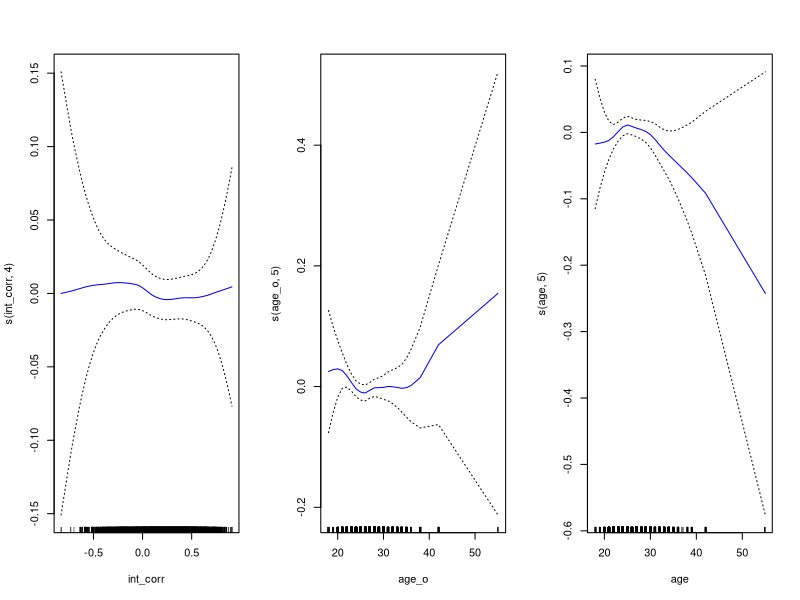
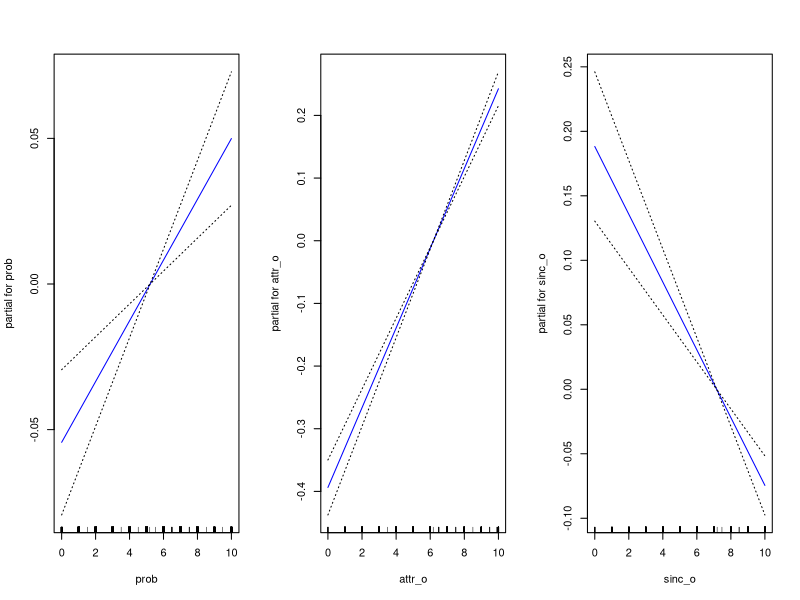
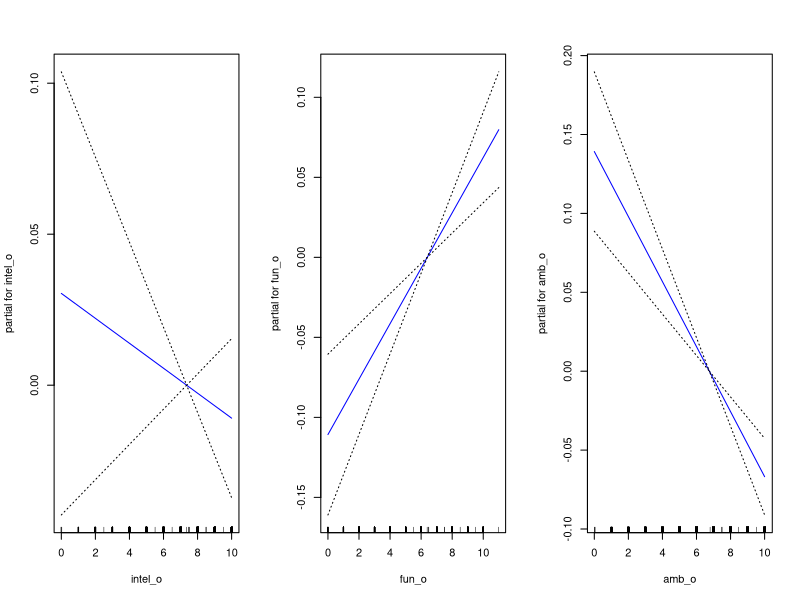
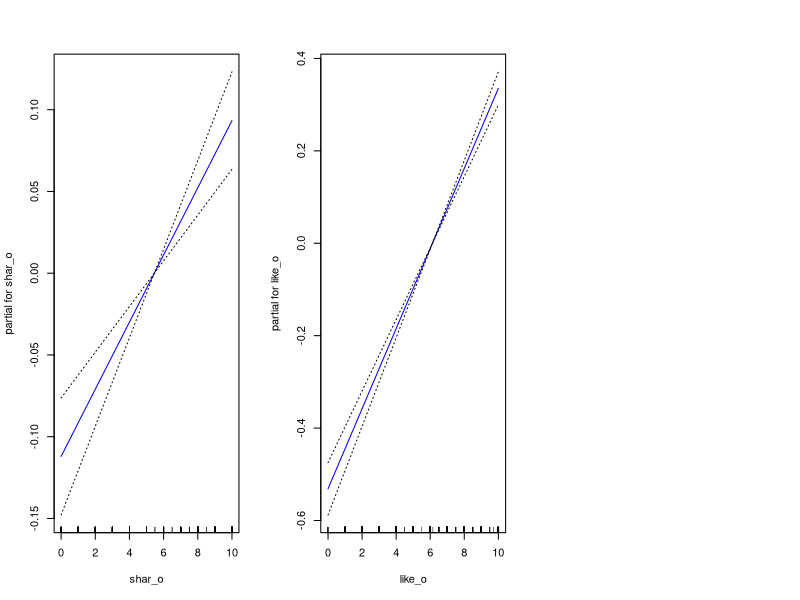

Generate these figures, in order, with R: (Note: this script raises an error after producing the figures.)
library(readr)
library(class)

# set.seed(1)

Speed_Dating_Data <- read.csv("Speed Dating Data.csv")
# View(Speed_Dating_Data)

columns_kept <- c("gender", "round", "order", "int_corr", "samerace", "age_o", 
                  "dec_o", "attr_o", "sinc_o", "intel_o", "fun_o", "amb_o", 
                  "shar_o", "like_o", 'age', "prob")

filtered_speed_dating <- Speed_Dating_Data[, columns_kept]
sum(is.na(filtered_speed_dating))
# filtered_speed_dating[is.na(filtered_speed_dating),]
filtered_speed_dating <- filtered_speed_dating[complete.cases(filtered_speed_dating), ]
sum(is.na(filtered_speed_dating))
attach(filtered_speed_dating)

library(splines)
gam1=lm(dec_o~ns(int_corr,4)+ns(age_o,5)+ns(age,5)+prob+attr_o+sinc_o
        +intel_o+fun_o+amb_o+shar_o+like_o,data=filtered_speed_dating)

library(gam)
gam.m3=gam(dec_o~s(int_corr,4)+s(age_o,5)+s(age,5)+prob+attr_o+sinc_o
           +intel_o+fun_o+amb_o+shar_o+like_o,data=filtered_speed_dating)

par(mfrow=c(1,3))
plot(gam.m3, se=TRUE,col="blue")
plot.gam(gam1, se=TRUE, col="red")


gam.m1=gam(dec_o~s(age,5)+prob,data=filtered_speed_dating)
gam.m2=gam(dec_o~int_corr+s(age,5)+prob,data=filtered_speed_dating)
anova(gam.m1, gam.m2, gam.m3, test="F")

summary(gam.m3)


preds=predict(gam.m2, newdata=filtered_speed_dating)

# #classfication
# 
# gam.lr=gam(I(wage>250)~year+s(age,df=5)+education,family=binomial,data=Wage)
# par(mfrow=c(1,3))
# plot(gam.lr,se=T,col="green")
# table(education,I(wage>250))
# 
# gam.lr=gam(I(wage>250)~year+s(age,df=5)+education,family=binomial,data=Wage, subset=(education!="1. < HS Grad") )
# par(mfrow=c(1,3))
# plot(gam.lr,se=T,col="green")
# 
# #takehomepart
# gam.m4=gam(wage~poly(year,6)+bs(age,5)+education,data=Wage)
# 
# 
# #anova part
# gam.m1=gam(I(wage>250)~year+education,family=binomial,data=Wage, subset=(education!="1. < HS Grad"))
# gam.m2=gam(I(wage>250)~year+age+education,family=binomial,data=Wage, subset=(education!="1. < HS Grad"))
# gam.m3=gam(I(wage>250)~year+s(age,2)+education,family=binomial,data=Wage, subset=(education!="1. < HS Grad"))
# gam.m4=gam(I(wage>250)~year+s(age,5)+education,family=binomial,data=Wage, subset=(education!="1. < HS Grad"))
# gam.m5=gam(I(wage>250)~year+s(age,8)+education,family=binomial,data=Wage, subset=(education!="1. < HS Grad"))
# anova(gam.m1, gam.m2, gam.m3, gam.m4, gam.m5, test="F")
